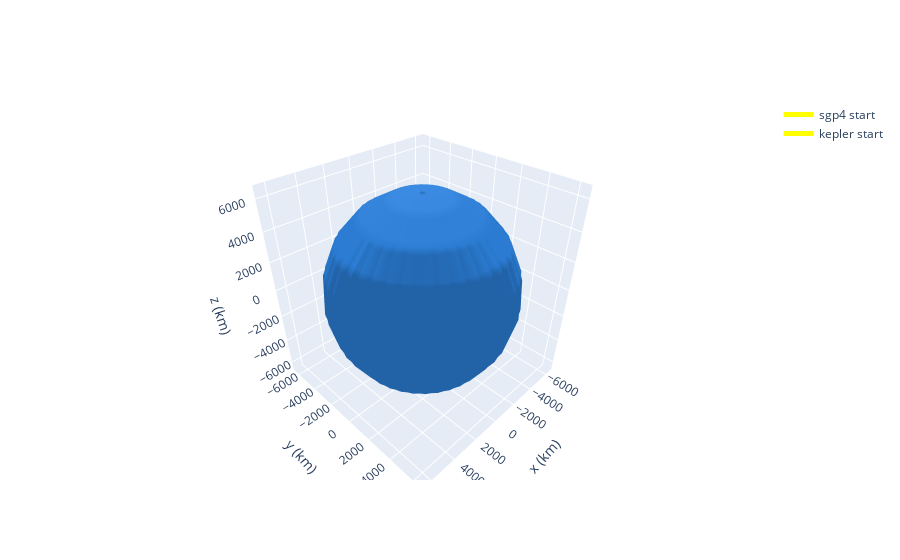

Notebook code for this chart:
### Code cell
frame = OrbitPlotter3D()
frame.set_attractor(Earth)
# frame.plot_ephem(ephem1, label="IRIDIUM[149]-itrf-sgp4", color="green")
# frame.plot_ephem(ephem2, label="IRIDIUM[149]-itrf-kepler", color="red")
frame._plot_coordinates(start_coord_1, label="sgp4 start", colors=["yellow"], dashed=False)
frame._plot_coordinates(start_coord_2, label="kepler start", colors=["yellow"], dashed=False)
frame.show()

### Figure 1 — Plotly figure (JSON) as saved in the notebook; plotly's stock layout.template omitted (floating-point values rounded to 4 significant figures; data arrays with more than 128 entries replaced by an {"elided": "..."} marker saying what was removed)
{"data": [{"line": {"color": "yellow", "dash": "solid", "width": 5}, "mode": "lines", "name": "sgp4 start", "type": "scatter3d", "x": [10.38], "y": [-485.9], "z": [-7148.0]}, {"line": {"color": "yellow", "dash": "solid", "width": 5}, "mode": "lines", "name": "kepler start", "type": "scatter3d", "x": [25.31], "y": [-481.5], "z": [-7141.0]}, {"cauto": false, "cmax": 1, "cmin": 1, "colorscale": [[0, "#2a7bd1"], [1, "#2a7bd1"]], "name": "Earth", "showscale": false, "type": "surface", "x": {"elided": "20x20 float values"}, "y": {"elided": "20x20 float values"}, "z": {"elided": "20x20 float values"}}], "layout": {"autosize": true, "scene": {"aspectmode": "data", "xaxis": {"title": {"text": "x (km)"}}, "yaxis": {"title": {"text": "y (km)"}}, "zaxis": {"title": {"text": "z (km)"}}}}}
